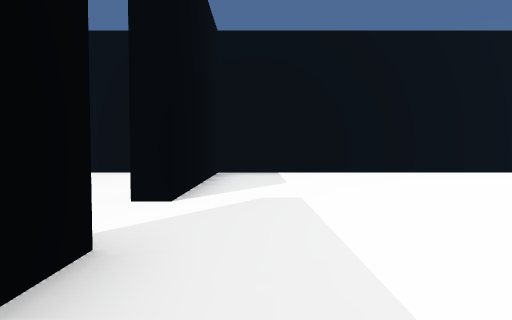
[1] (above)

16 first-person views from a walk through a Unity game level. The camera is 1.4 m above the floor, tilts 2° down and sees 80° across. The floor is counted in squares, 2.4 m on a side. Each view is taken from the middle of a square. On the plan, view 1 faces up. The plan holds only what a view shows up to about 9 squares ahead; the rest is blank. The place goes on beyond the plan. The player character is not drawn.

[2]
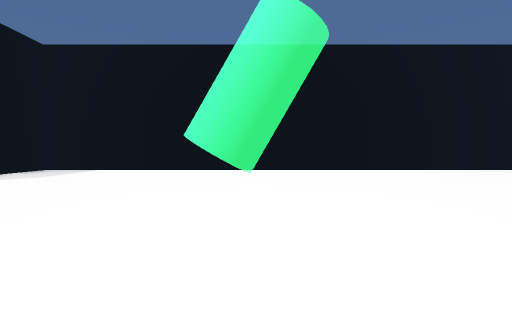

[3]
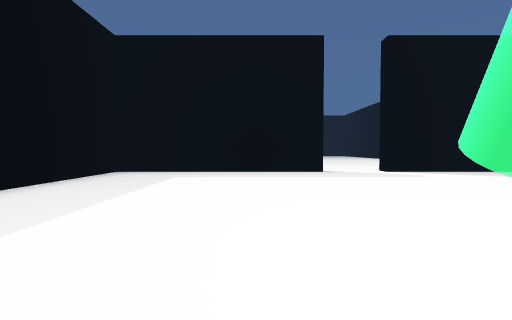

[4]
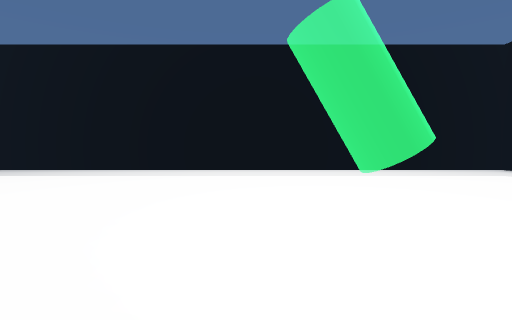

[5]
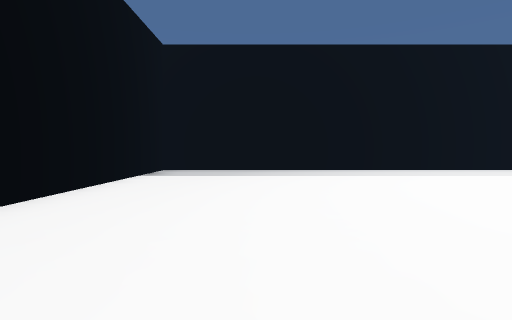

[6]
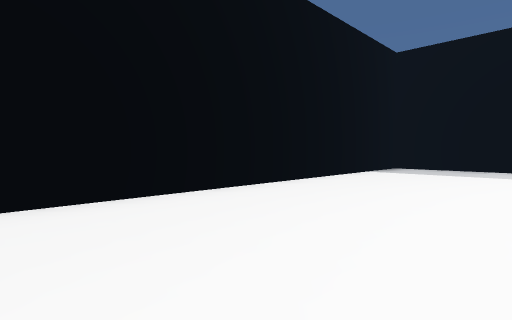

[7]
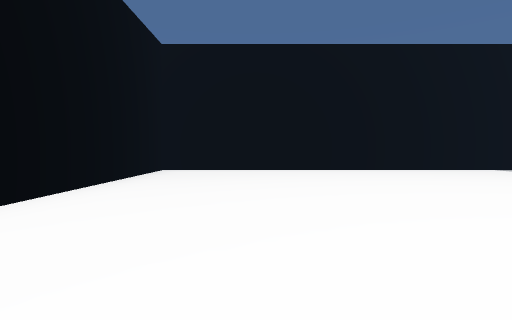

[8]
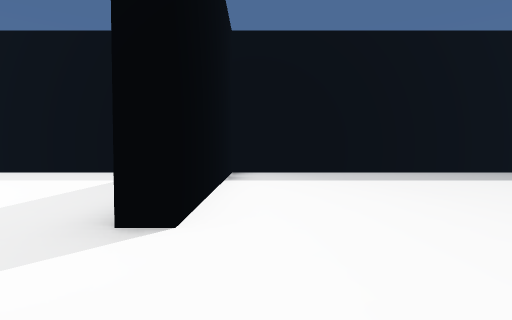

[9]
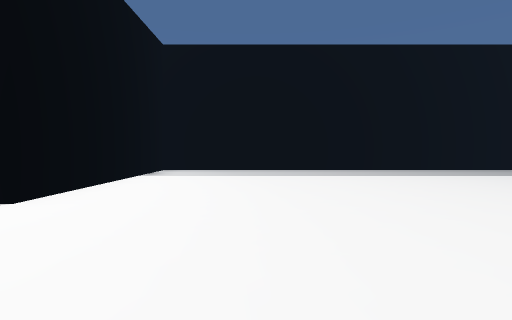

[10]
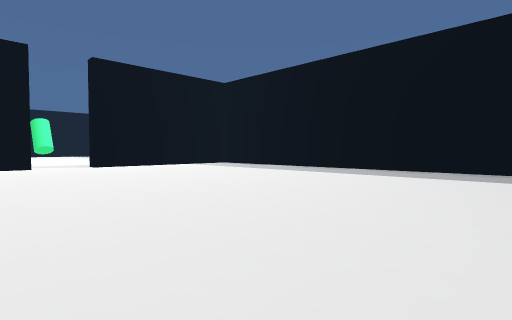

[11]
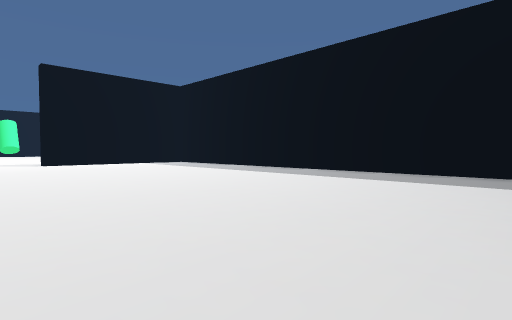

[12]
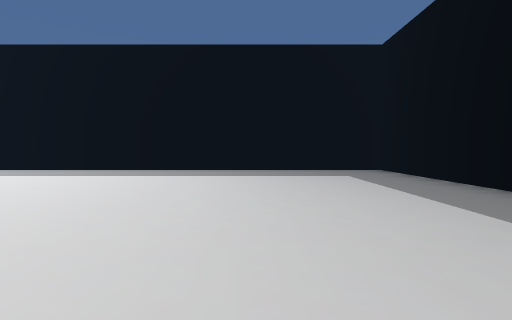

[13]
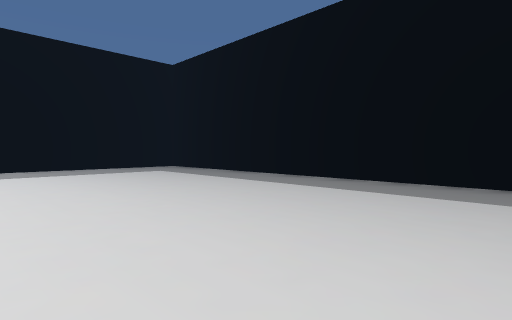

[14]
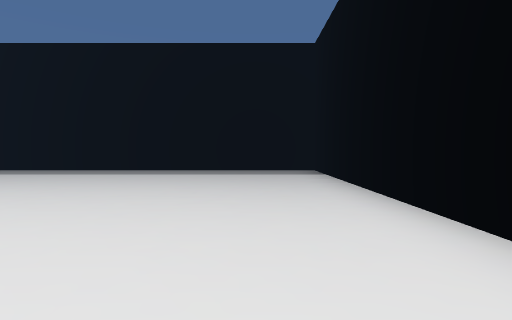

[15]
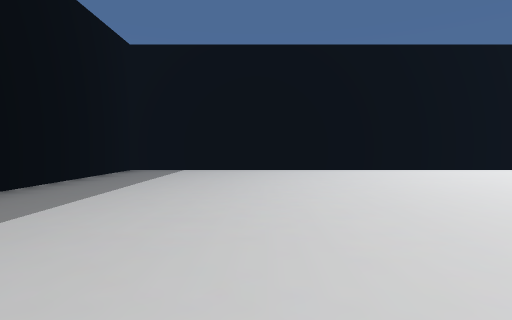

[16]
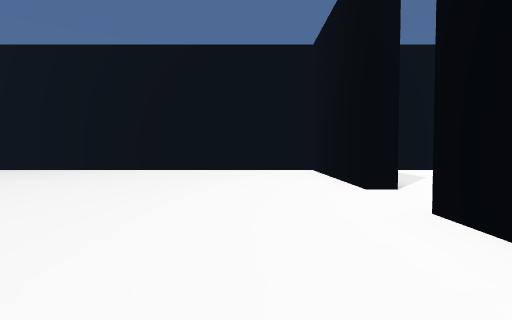

### Floor plan
Points are (right, up) in squares from view 1. A wall is a line through its corners. A room is listed if a view was taken in it or the views show most of it. See-through windows are left out.
Room 1 (views 1, 2, 3, 4, 5, 6, 7)
walls: (-0.9, 1.9) (-0.9, -3.6) (15.6, -3.6) (15.6, 7.6) (-0.9, 7.6) (-0.9, 3.4) (-1.4, 3.4)
ways out: opening at (-1, 2.5) to room 2
Room 2 (views 8, 9, 10, 11, 12, 13, 14, 15, 16)
walls: (-1.4, 3.4) (-1.4, 7.6) (-19.5, 7.6) (-19.5, -3.6) (-1.4, -3.6) (-1.4, 0.1)
ways out: opening at (-1, 2.5) to room 1

Positions as (right, up) in squares from view 1, and headings:
1: (0, 0), facing up
2: (5, -1), facing up
3: (7, 0), facing left
4: (6, 5), facing down
5: (13, 5), facing down
6: (12, 6), facing down-right
7: (7, 5), facing right
8: (-2, 4), facing down
9: (-4, 5), facing down
10: (-12, 5), facing down-right
11: (-14, 4), facing down-right
12: (-16, 5), facing down
13: (-14, 6), facing down-left
14: (-11, 6), facing left
15: (-16, -1), facing up
16: (-3, -1), facing up
